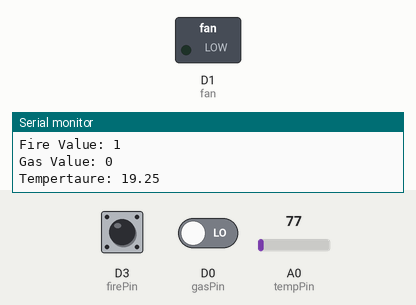
Recording of a sketch running on a simulated ESP8266 (NodeMCU). Shown: switched loads named in the sketch (green lamp = pin HIGH), the last lines printed to the serial monitor. Inputs (shaded band) come from the test bench; at power-on: A0 (tempPin) = 77, D3 (firePin) HIGH, D0 (gasPin) LOW. WiFi joins after 1.5 s; servers stay silent unless stated.

Above: at 2.7 s.
2.8 s: A0 (tempPin) set to 134
5.0 s: A0 (tempPin) set to 150
At 7.4 s:
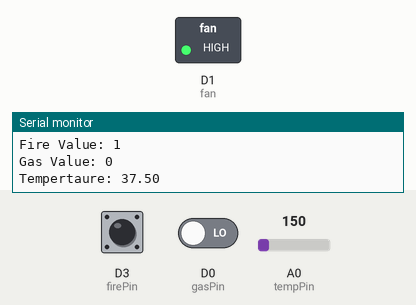
7.9 s: A0 (tempPin) set to 130
At 9.4 s:
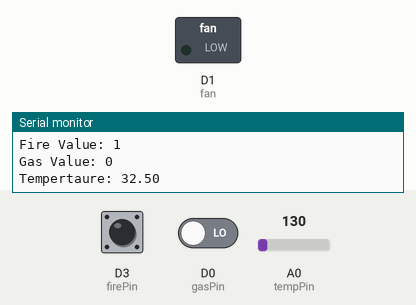
10.5 s: A0 (tempPin) set to 169
At 12.6 s:
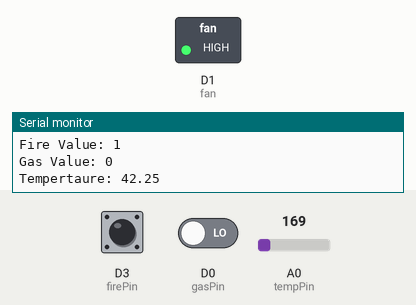
Timing chart, 0 to 14.1 s (numbered marks = the images above; inputs shaded):
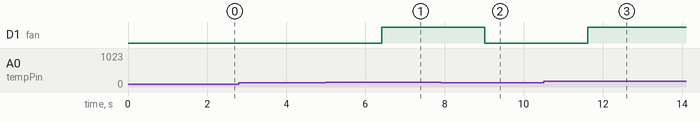

Measured:
- the behaviour switches between 140 and 141 on A0 (tempPin) (found by bisection; images 0 and 1)
- after the input at 5.0 s, D1 (fan): LOW → HIGH after 1.4 s
- after the input at 7.9 s, D1 (fan): HIGH → LOW after 1.1 s
- after the input at 10.5 s, D1 (fan): LOW → HIGH after 1.1 s

The sketch:

esp_gas_temp_fire.ino
```cpp
#include <ESP8266WiFi.h>
#include <WiFiClient.h>
#include <ThingSpeak.h>
int tempPin = A0;
int gasPin = D0;
int firePin = D3;
int fan = D1;

float temperature;
unsigned long myChannelNumber =  982230; //Your Channel Number (Without Brackets)
const char * myWriteAPIKey = "9Z0GUF8J3C10C31V"; //Your Write API Key
const char* ssid = "nirmala";    //  Your Wi-Fi Name
const char* password = "nimi3011";   // Wi-Fi Password
WiFiServer server(80); // server 80 used for Input-Output purpose
WiFiClient client;

 void setup()
{
 pinMode(gasPin,INPUT);
 pinMode(firePin,INPUT);
 pinMode(fan, OUTPUT);
  Serial.begin(115200);
  Serial.print("Connecting to the Newtork");
  WiFi.begin(ssid, password);  //connect to wifi
  ThingSpeak.begin(client);
    while (WiFi.status() != WL_CONNECTED)
    {
    delay(500);
    Serial.print(".");
    }
  Serial.println("WiFi connected");
  server.begin();  // Starts the Server
  Serial.println("Server started");
  Serial.print("IP Address of network: "); // will IP address on Serial Monitor
  Serial.println(WiFi.localIP());
  Serial.println("/");
}

void loop()
{
 int fireValue = digitalRead(firePin);
 int gasValue = digitalRead(gasPin);
 int tempValue = analogRead(tempPin);
 float voltageOut = (tempValue);
 Serial.print("Fire Value: ");
 Serial.println(fireValue);
 Serial.print("Gas Value: ");
 Serial.println(gasValue);

 temperature = voltageOut*0.25;
 Serial.print("Tempertaure: ");
 Serial.println(temperature);
 delay(1000);

 if((gasValue==1)||(temperature>35)||(fireValue==0)) {
  Serial.println("Attention!");
  digitalWrite(fan,HIGH);
  }
  else
  digitalWrite(fan,LOW);

 ThingSpeak.writeField(myChannelNumber, 1,temperature, myWriteAPIKey);

 WiFiClient client = server.available();
  if (!client)
  {
    return;
  }
 // Serial.println("Waiting for new client");
  while(!client.available())
  {
    delay(1);
  }


  String request = client.readStringUntil('\n'); //reads the first line of request
  //Serial.println(request);
  client.flush(); //erase other lines


//*------------------HTML Page Code---------------------*//

  client.println("HTTP/1.1 200 OK");
  client.println("Content-Type: text/html");
  client.println("");
  client.println("<!DOCTYPE HTML>");
  client.println("<html>");
  client.println("Status: ");
  client.print("<br><br>");
  client.println(temperature);

  if(gasValue==1) {
  client.println(" Attention! Gas detected;");
  }
  if(temperature>40) {
  client.println(" Attention! Temperature Rise;");
  }
  if(fireValue==0) {
  client.println(" Attention! Fire Detected;");
  }
  if((gasValue==1)&&(temperature>40)&&(fireValue==0))
  client.print(" No Risk Found!");

  delay(1);
  Serial.println("Client disonnected");
  Serial.println("");
}
```
